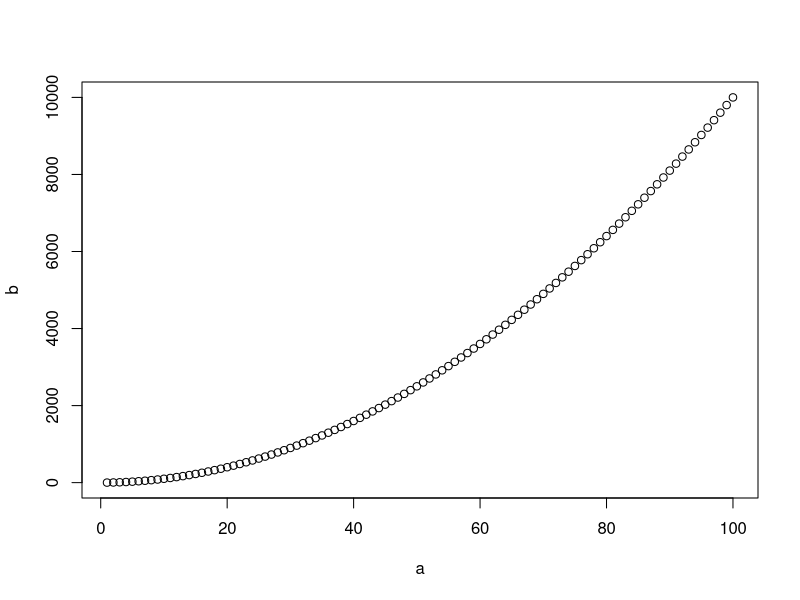
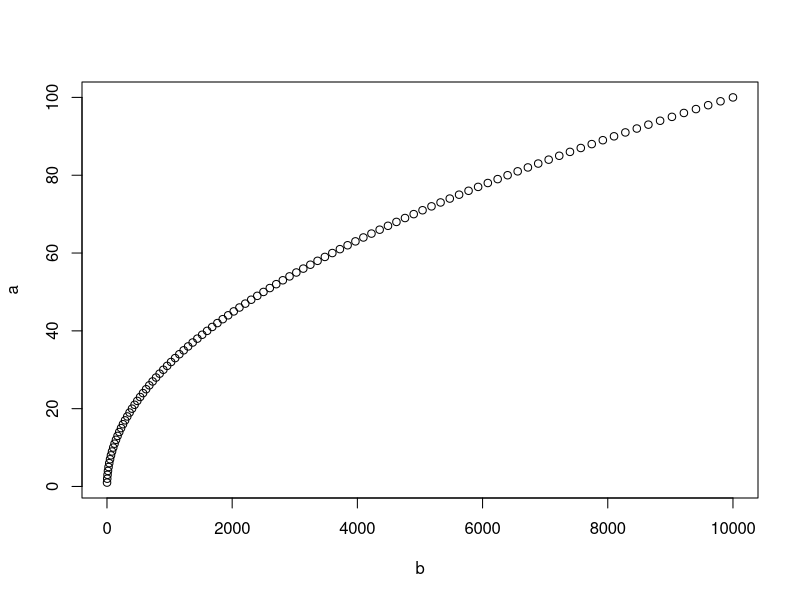
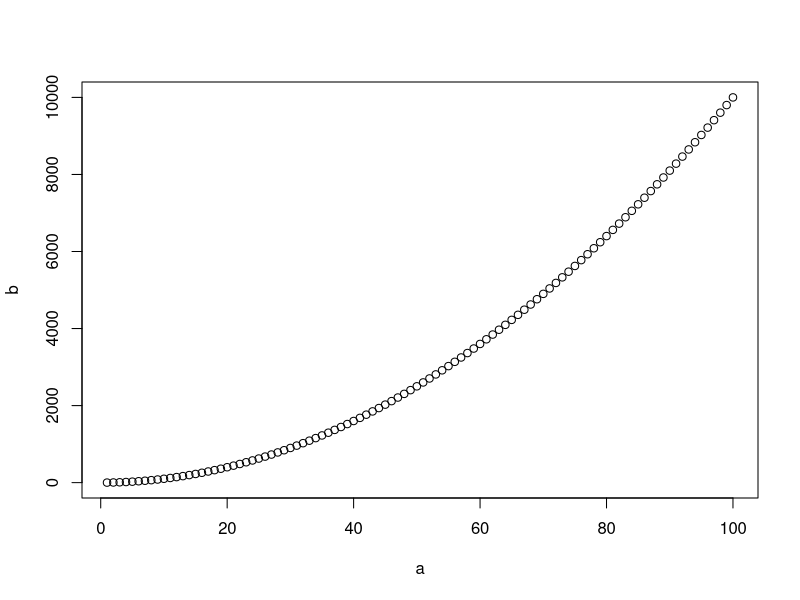
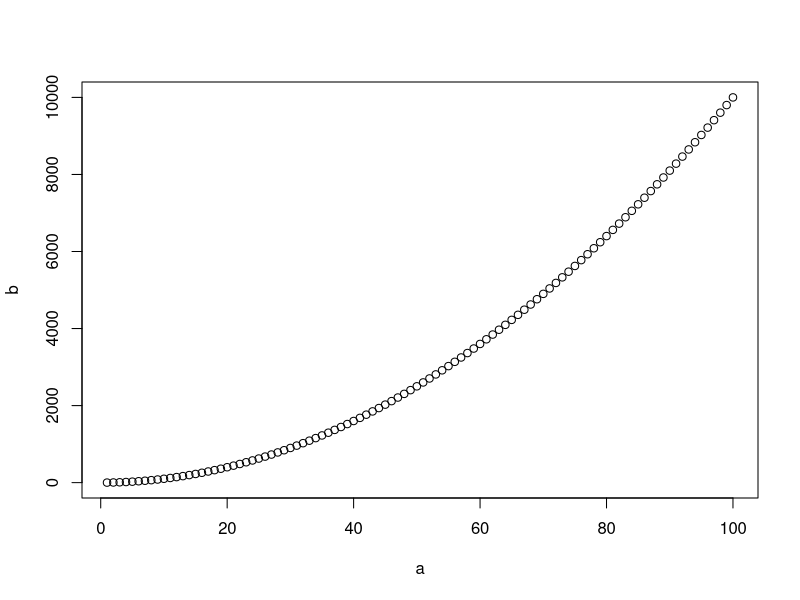

Reproduce these figures in R, in order. (Note: this script raises an error after producing the figures.)
#### QCBS Workshop 1 
#### R reference script 
## September 2018 


# Using R as a calculator

## Addition, substraction
1+1
10-1 

## Multiplications and Divisions
2*2
8/2

## Exponents 
2^3

## Challenge 2 
# Use R to calculate the following testing question.

2+16*24-56 

## Challenge 3
# Use R to calculate the following testing question.
2+16*24-56/(2+1)-457

## Challenge 4

# What is the area of a circle, with a radius of 5cm?
3.1416*5^2
# Note that R has some built-in constants such as pi,therefore: 
pi*5^2

## Objects 

# Objects are one of the most useful concepts in R. 
# You can store values as named objects using the assigment operator "<-"

objectName <- "assignedValue" 

## Objects naming: good practices 

# Try to have short and explicit names 
# Adding spaces before the "<-" is recommended 
# When typing the object names, R will return its value 

mean.x <- (2+6)/2
mean.x 

## Challenge 5 
# Create an object with a value of 1+1.718282 (Euler's  number) and name it "euler.value"

euler.value <- 1 + 1.718282
euler.value

## Challenge 6 
# Create a second object with a name that starts with a number, What happens? 

#8euler_value <- 8 * (1 + 1.718282)

## Types of data structures in R 

# - Vectors
# - Data frames
# - Matrices, arrays and lists

## Vectors

# - An entity consisting of a list of related values
# - A single value is called an *atomic value*
#   - All values of a vector must have the **same mode** (or class).
# * Numeric: only numbers
# * Logical: True/False entries
# * Character: Text, or a mix of text and other modes

# Creating vectors require the c() function // c() stands for combine or concatenate 

vector <- c("value1", "value2")

## Numeric vectors 
num.vector <- c(1,4,3,98,32,-76, -4)
num.vector 

## Character vectors 
char.vector <- c("blue", "red", "green")
char.vector

## Logical vectors 
bool.vector <- c(TRUE, TRUE, FALSE)
bool.vector

bool.vector2 <- c(T,T,F)
bool.vector2

## Challenge 7 
# Create a vector containing the first 5 odd numbers, starting from 1, and name it "odd.n"
odd.n <- c(1,3,5,7)

## We can use vectors for calculations 
x <- c(1:5)
y <- 6 

x+y
x*y 

## Data frames 

# - Used to store data tables
# - A list of vectors of the same length
# - Columns = variables
# - Rows = observations, sites, cases, replicates, ...
# - Differents columns can have different modes

## One way to create vectors 
# Start by creating vectors 

siteID <- c("A1.01", "A1.02", "B1.01", "B1.02")
soil_pH <- c(5.6, 7.3, 4.1, 6.0)
num.sp <- c(17, 23, 15, 7)
treatment <- c("Fert", "Fert", "No_fert", "No_fert")

# We then combine them using the function data.frame() 
my.first.df <- data.frame(siteID, soil_pH, num.sp, treatment)
my.first.df

## Matrices, Arrays and Lists 

## Indexing vectors 
# You  can use indexing to chose a particular position, 
# let's say we want to see the second value of our `odd.n` vector

odd.n[2]
# It also work with multiple positions: 
odd.n[c(2,4)]
# It can be used to remove some values at particular positions 
odd.n[-c(1,2)]

# If you select a position that is not in the vector: 
odd.n[c(1,5)]

# You can also use conditions to select values 
char.vector[char.vector == "blue"]

## Challenge 8 

# Using the vector "num.vector"
# - Extract the 4th value
# - Extract the 1st and 3rd values
# - Extract all values except for the 2nd and the 4th

num.vector[4]
num.vector[c(1,3)]
num.vector[c(-2,-4)]

## Challenge 9 
# Explore the difference between these 2 lines of code:
char.vector == "blue"
char.vector[char.vector == "blue"]

## Indexing data frames
## Challenge 10 

# 1. Extract the `num.sp` column from `my.first.df` and multiply its value by  the first four values of `num.vec`.

my.first.df$num.sp * num.vector[c(1:4)]
# or
my.first.df[,3] * num.vector[c(1:4)]

# 2. After that, write a statement that checks if the values you obtained are greater than 25.
(my.first.df$num.sp * num.vector[c(1:4)]) > 25

## Functions 

# A function is a tool to simplify your life.
# 
# It allows you to quickly execute operations on objects without having to write every mathematical step.
# 
# A function needs entry values called **arguments** (or parameters). It then performs hidden operations using these arguments and gives a **return value**.
# To use (call) a function, the command must be structured properly, following the "grammar rules" of the `R` language: the syntax.
# function_name(argument 1, argument 2)

## Arguments

# Arguments are **values** and **instructions** the function needs to run.
# Objects storing these values and instructions can be used in functions:

a <- 3
b <- 5
sum(a,b)

## Challenge 11
# - Create a vector `a` that contains all the numbers from 1 to 5
# - Create an object `b` with a value of 2
# - Add `a` and `b` together using the basic `+` operator and save the result in an object called `result_add`
# - Add `a` and `b` together using the `sum` function and save the result in an object called `result_sum`
# - Compare `result_add` and `result_sum`. Are they different?
# - Add 5 to `result_sum` function using the `sum` function

a <- c(1:5)
b <- 2

result_add <- a + b
result_sum <- sum(a,b)

result_add
result_sum
sum(result_sum, 5)

## Arguments

# Arguments each have a **name** that can be provided during a function call.
# If the name is not present, the order of the arguments does matter.
# If the name is present, the order does not matter.

a <- 1:100
b <- a^2
plot(a,b)
plot(b,a)
plot(x = a, y = b)
plot(y = b, x = a)

## Packages 

#To install packages on your computer, use the function `install.packages`.
# install.packages("packageName")

#Installing a package is not enough to use it. You need to load it into your workspace 
# Use the library() function 

install.packages("ggplot2")

qplot(1:10, 1:10)

library(ggplot2)

qplot(1:10, 1:10)


## Getting help 
# Searching for functions
# 
# To find a function that does something specific in your installed packages, you can use `??` followed by a search term.
# 
# Let's say we want to create a *sequence* of odd numers between 0 and 10 as we did earlier. We can search in our packages all the functions with the word "sequence" in them:

??sequence 

# OK! SO let's use the `seq` function!!
# 
# But wait... how does it work? What arguments does it need?
# 
# To find information about a function in particular, use `?`
# 

?seq

## Challenge 13 

# 1. Create a sequence of even numbers from 0 to 10 using the `seq` function.
  seq(from=0, to=10, by=2)
  seq(0,10,2)

#  2. Create a unsorted vector of your favourite numbers, then sort your vector in reverse order.

numbers <- c(2,4,22,6,26)
sort(numbers, decreasing = T)

## Challenge 14
# 
# Find the appropriate functions to perform the following operations:
#   
# - Square root
# - Calculate the mean of numbers
# - Combine two data frames by columns
# - List availables objects in your workspace

?sqrt 
?mean
?cbind
?ls 

## Some useful R websites

# - http://stats.stackexchange.com
# - https://www.zoology.ubc.ca/~schulter/R/
#   - http://statmethods.net/
#   - http://rseek.org/
#   - http://cookbook-r.com/
#   - http://cran.r-project.org/doc/contrib/Baggott-refcard-v2.pdf


## Thank you for attending!
########################### END OF SCRIPT ################################
